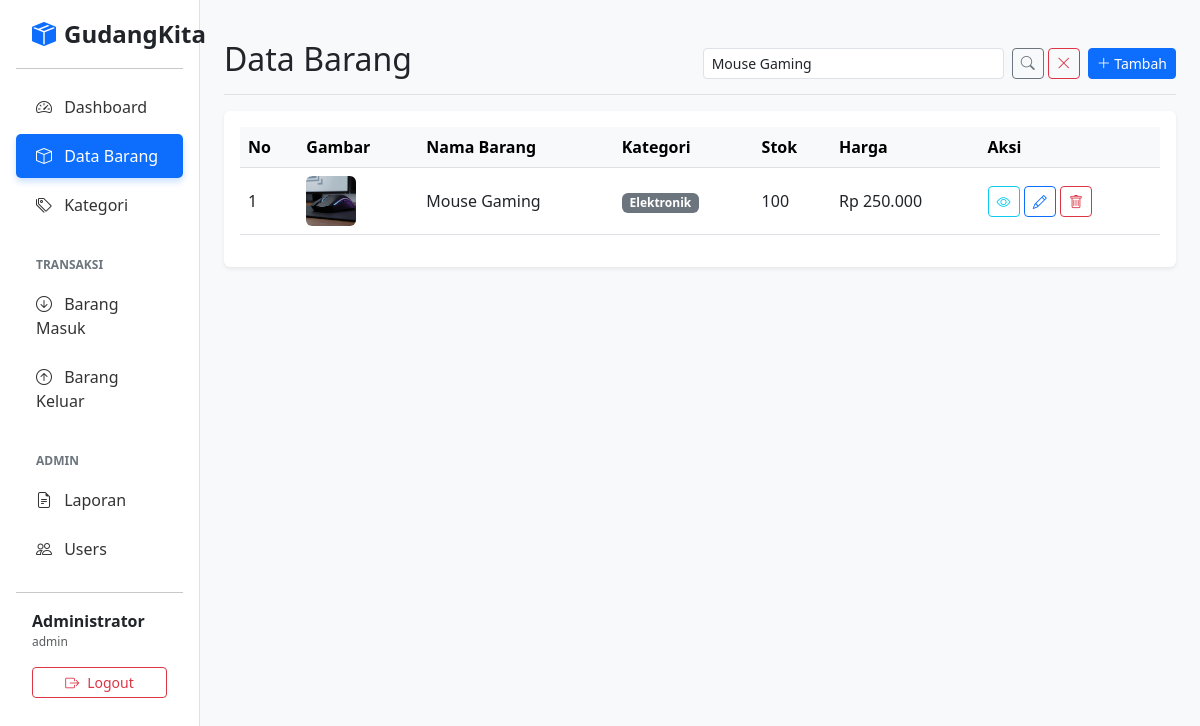
/data-barang.php?cari=Mouse Gaming (signed in), run on the app's committed database.
### tables this page shows
CREATE TABLE `barang` (
  `id` int NOT NULL,
  `nama_barang` varchar(100) NOT NULL,
  `stok` int NOT NULL,
  `harga` int NOT NULL,
  `kategori_id` int DEFAULT NULL,
  `gambar` varchar(255) DEFAULT 'default.jpg'
);

CREATE TABLE `kategori` (
  `id` int NOT NULL,
  `nama_kategori` varchar(100) NOT NULL
);

### db/functions.php (called while the page is built, shortened)
<?php
$host = "localhost";
$user = "root";
$pass = "12345";
$db = "sistem-inventaris";
$connect = mysqli_connect($host, $user, $pass, $db);
function esc(?string $value): string
{
    return htmlspecialchars($value ?? '', ENT_QUOTES, 'UTF-8');
}
function query(string $query, array $params = []): array
{
    global $connect;
    $result = mysqli_execute_query($connect, $query, $params);
    $rows = [];
    while ($row = mysqli_fetch_assoc($result)) {
        $rows[] = $row;
    }
    return $rows;
}
function isAdmin(): bool
{
    return isset($_SESSION['role']) && $_SESSION['role'] === 'admin';
}

### data-barang.php (the view, shortened to what this page needs)
<?php
require_once 'db/functions.php';
require_once 'components/header.php';
$jumlahDataPerHalaman = 20;
$halamanAktif = (int)($_GET['halaman'] ?? 1);
$awalData = ($jumlahDataPerHalaman * $halamanAktif) - $jumlahDataPerHalaman;
$keyword = $_GET['cari'] ?? '';
$params = [];
if ($keyword !== '') {
    $baseQuery = "SELECT barang.*, kategori.nama_kategori
                  FROM barang
                  LEFT JOIN kategori ON barang.kategori_id = kategori.id
                  WHERE nama_barang LIKE ? OR barang.id = ?";
    $likeKeyword = "%$keyword%";
    $params = [$likeKeyword, $keyword];
} else {
    $baseQuery = "SELECT barang.*, kategori.nama_kategori
                  FROM barang
                  LEFT JOIN kategori ON barang.kategori_id = kategori.id";
}
$allData = query($baseQuery, $params);
$finalQuery = $baseQuery . " ORDER BY barang.id DESC LIMIT ?, ?";
$paramsPagination = [...$params, $awalData, $jumlahDataPerHalaman];
$barang = query($finalQuery, $paramsPagination);
?>
<div class="container-fluid">
    <div class="row">
        <?php require_once 'components/sidebar.php'; ?>
        <main class="col-lg-10 ms-sm-auto px-md-4 py-4">
            <div class="d-flex justify-content-between flex-wrap flex-md-nowrap align-items-center pt-3 pb-2 mb-3 border-bottom">
                <h1 class="h2">Data Barang</h1>
                <div class="d-flex gap-2">
                    <form action="" method="GET" class="d-flex">
                        <input type="text" name="cari" class="form-control form-control-sm me-2" placeholder="Cari Nama / ID..." value="<?= esc($keyword); ?>" size="30">
                        <button type="submit" class="btn btn-sm btn-outline-secondary">
                            <i class="bi bi-search"></i>
                        </button>
                        <?php if ($keyword !== ''): ?>
                            <a href="data-barang.php" class="btn btn-sm btn-outline-danger ms-1" title="Reset Pencarian">
                                <i class="bi bi-x-lg"></i>
                            </a>
                        <?php endif; ?>
                    </form>
                    <button type="button" class="btn btn-sm btn-primary" data-bs-toggle="modal" data-bs-target="#modalTambah">
                        <i class="bi bi-plus-lg"></i> Tambah
                    </button>
                </div>
            </div>
            <div class="card shadow-sm border-0">
                <div class="card-body">
                    <div class="table-responsive">
                        <table class="table table-hover align-middle">
                            <thead class="table-light">
                                <tr>
                                    <th>No</th>
                                    <th>Gambar</th>
                                    <th>Nama Barang</th>
                                    <th>Kategori</th>
                                    <th>Stok</th>
                                    <th>Harga</th>
                                    <th>Aksi</th>
                                </tr>
                            </thead>
                            <tbody>
                                <?php $no = $awalData + 1; foreach ($barang as $row) : ?>
                                <tr>
                                    <td><?= $no++; ?></td>
                                    <td>
                                        <img src="assets/img/<?= esc($row['gambar']); ?>" width="50" height="50" class="object-fit-cover rounded">
                                    </td>
                                    <td><?= esc($row['nama_barang']); ?></td>
                                    <td><span class="badge bg-secondary"><?= esc($row['nama_kategori'] ?? 'Tidak ada Kategori'); ?></span></td>
                                    <td><?= esc($row['stok']); ?></td>
                                    <td>Rp <?= number_format($row['harga'], 0, ',', '.'); ?></td>
                                    <td>
                                        <button type="button" class="btn btn-sm btn-outline-info btn-detail"
                                            data-bs-toggle="modal" data-bs-target="#modalDetail"
                                            data-nama="<?= esc($row['nama_barang']); ?>"
                                            data-kategori="<?= esc($row['nama_kategori'] ?? 'Tidak ada Kategori'); ?>"
                                            data-stok="<?= esc($row['stok']); ?>"
                                            data-harga="<?= number_format($row['harga'], 0, ',', '.'); ?>"
                                            data-gambar="<?= esc($row['gambar']); ?>">
                                            <i class="bi bi-eye"></i>
                                        </button>
                                        <?php if (isAdmin()): ?>
                                            <button type="button" class="btn btn-sm btn-outline-primary btn-edit"
                                                data-bs-toggle="modal" data-bs-target="#modalEdit"
                                                data-id="<?= esc($row['id']); ?>"
                                                data-nama="<?= esc($row['nama_barang']); ?>"
                                                data-stok="<?= esc($row['stok']); ?>"
                                                data-harga="<?= esc($row['harga']); ?>"
                                                data-kategori="<?= esc($row['kategori_id']); ?>"
                                                data-gambar="<?= esc($row['gambar']); ?>">
                                                <i class="bi bi-pencil"></i>
                                            </button>
                                            <a href="#" class="btn btn-sm btn-outline-danger" onclick="konfirmasiHapus(<?= (int)$row['id']; ?>)">
                                               <i class="bi bi-trash"></i>
                                            </a>
                                        <?php endif; ?>
                                    </td>
                                </tr>
                                <?php endforeach; ?>
                            </tbody>
                        </table>
                    </div>
                </div>
            </div>
        </main>
    </div>
</div>
<?php require_once 'components/footer.php'; ?>

### data on the page
barang: gambar (picture), nama_barang "Mouse Gaming", kategori.nama_kategori "Elektronik", stok "100", harga "250.000"

### other printed values
$_SESSION['nama'] "Administrator"
$_SESSION['role'] "admin"
